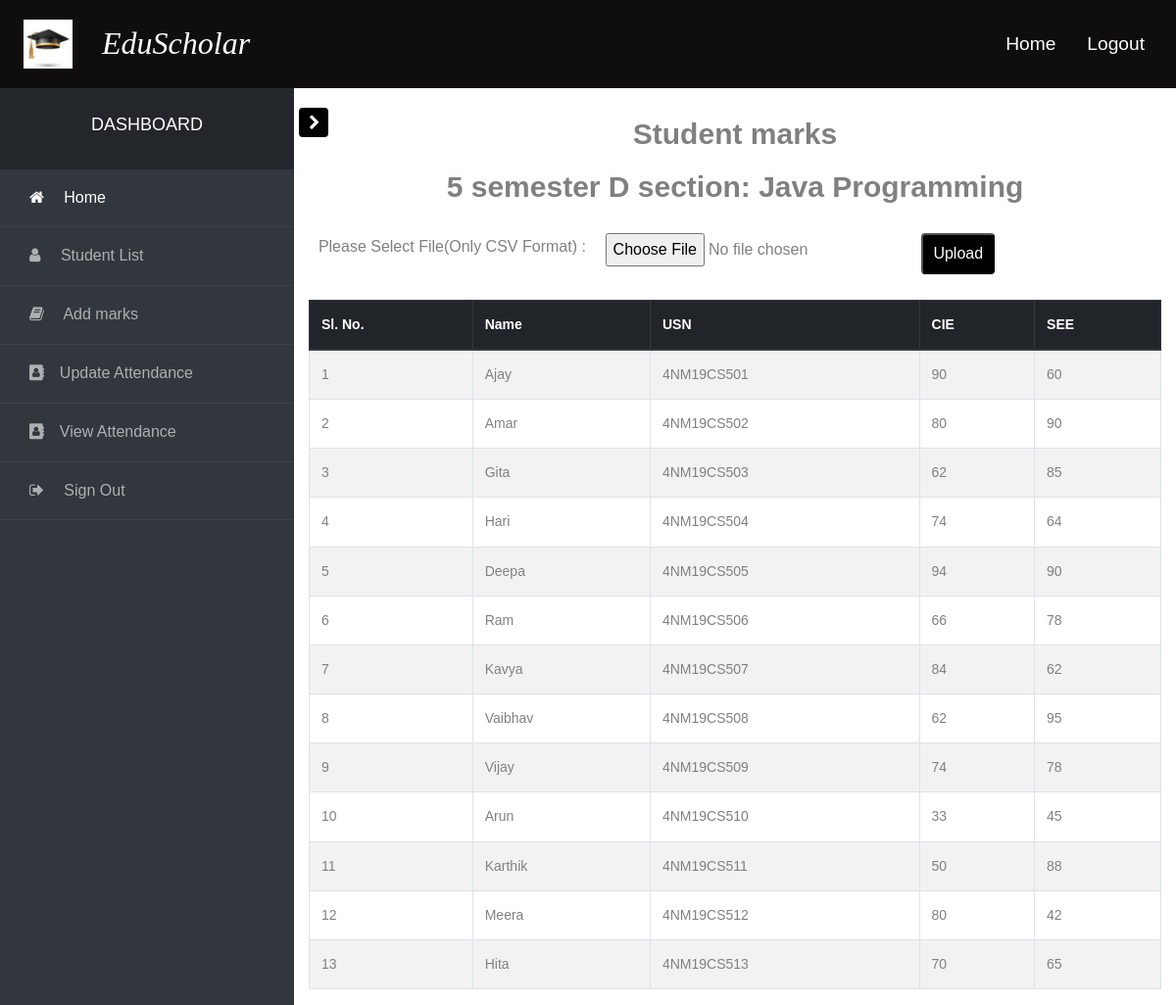
/updatemarks2.php (signed in), run on the app's committed database.
### tables this page shows
CREATE TABLE `marks2` (
  `usn` varchar(10) NOT NULL,
  `cie` int(11) NOT NULL,
  `see` int(11) NOT NULL
);

CREATE TABLE `studentlogin` (
  `usn` varchar(10) NOT NULL,
  `sname` varchar(50) NOT NULL,
  `email` varchar(50) NOT NULL,
  `password` varchar(255) NOT NULL
);

### updatemarks2.php (the view, shortened to what this page needs)
<?php
require_once "config.php";
?>
<!DOCTYPE html>
<html>
 <head>
  <link rel="stylesheet" href="https://stackpath.bootstrapcdn.com/font-awesome/4.7.0/css/font-awesome.min.css">
    <link rel="stylesheet" href="https://stackpath.bootstrapcdn.com/bootstrap/4.1.3/css/bootstrap.min.css">
    <link rel="stylesheet" href="css/navbar.css">
    <link rel="stylesheet" href="css/course.css">
    <link rel="stylesheet" href="css/updatema.css">
    <link rel="stylesheet" href="css/style.css">
 </head>
 <body>
 <?php include('navbar.php'); ?>
 <div class="wrapper d-flex align-items-stretch">
  <?php include('sidebar.php'); ?>
  <br />
  <div class="container">
   <div class="heading">
   <span>Student marks</span>
   <span> 5 semester D section: Java Programming</span>
   </div>
   <form method="post" enctype='multipart/form-data'>
    <div class="upld">
        <label>Please Select File(Only CSV Format) : </label>
        <input type="file" name="product_file" />
        <input type="submit" name="upload" class="btnn" value="Upload" />
    </div>
   </form>
   <br />
   <div class="table-responsive">
    <table class="table table-hover table-bordered table-striped">
        <thead class="thead-dark">
        <tr>
        <th>Sl. No.</th>
        <th>Name</th>
        <th>USN</th>
        <th>CIE</th>
        <th>SEE</th>
        </tr>
        </thead>
        <tbody>
     <?php
      $query = "SELECT * FROM studentlogin";
      $result = mysqli_query($conn, $query);
      $query1 = "SELECT * FROM marks2";
      $result1 = mysqli_query($conn, $query1);
     if(mysqli_num_rows($result)==0 or mysqli_num_rows($result1)==0)
     {
         echo "<span class='nothing'>No records.</span>";
     }
     else{
         $id =1;
     while($row = mysqli_fetch_array($result) and $row1 = mysqli_fetch_array($result1))
     {
      echo '
      <tr>
       <td>'.$id.'</td>
       <td>'.$row["sname"].'</td>
       <td>'.$row["usn"].'</td>
       <td>'.$row1["cie"].'</td>
       <td>'.$row1["see"].'</td>
      </tr>
      ';
      $id = $id + 1;
     }
    }
     ?>
    </tbody>
    </table>
   </div>
  </div>
</div>
</body>
</html>

### css/course.css (style rules this page uses)
* { margin: 0; padding: 0; box-sizing: border-box; }
.heading { margin: 20px auto; display: flex; justify-content: center; align-items: center; font-size: 30px; font-weight: bold; }

### css/updatema.css (style rules this page uses)
* { margin: 0; padding: 0; box-sizing: border-box; }
.upld { display: flex; justify-content: space-around; margin-right: 20vh; font-size: 16px; }
.btnn { padding: 5px 10px; background-color: black; color: white; border-radius: 4px; }
.heading { margin: 20px auto; display: flex; flex-direction: column; justify-content: center; align-items: center; font-size: 30px; font-weight: bold; }

### data on the page
marks2: cie "90", see "60"
studentlogin: sname "Ajay", usn "4NM19CS501"
marks2: cie "80", see "90"
studentlogin: sname "Amar", usn "4NM19CS502"
marks2: cie "62", see "85"
studentlogin: sname "Gita", usn "4NM19CS503"
marks2: cie "74", see "64"
studentlogin: sname "Hari", usn "4NM19CS504"
marks2: cie "94", see "90"
studentlogin: sname "Deepa", usn "4NM19CS505"
marks2: cie "66", see "78"
studentlogin: sname "Ram", usn "4NM19CS506"
marks2: cie "84", see "62"
studentlogin: sname "Kavya", usn "4NM19CS507"
marks2: cie "62", see "95"
studentlogin: sname "Vaibhav", usn "4NM19CS508"
marks2: cie "74", see "78"
studentlogin: sname "Vijay", usn "4NM19CS509"
marks2: cie "33", see "45"
studentlogin: sname "Arun", usn "4NM19CS510"
marks2: cie "50", see "88"
studentlogin: sname "Karthik", usn "4NM19CS511"
marks2: cie "80", see "42"
studentlogin: sname "Meera", usn "4NM19CS512"
marks2: cie "70", see "65"
studentlogin: sname "Hita", usn "4NM19CS513"
